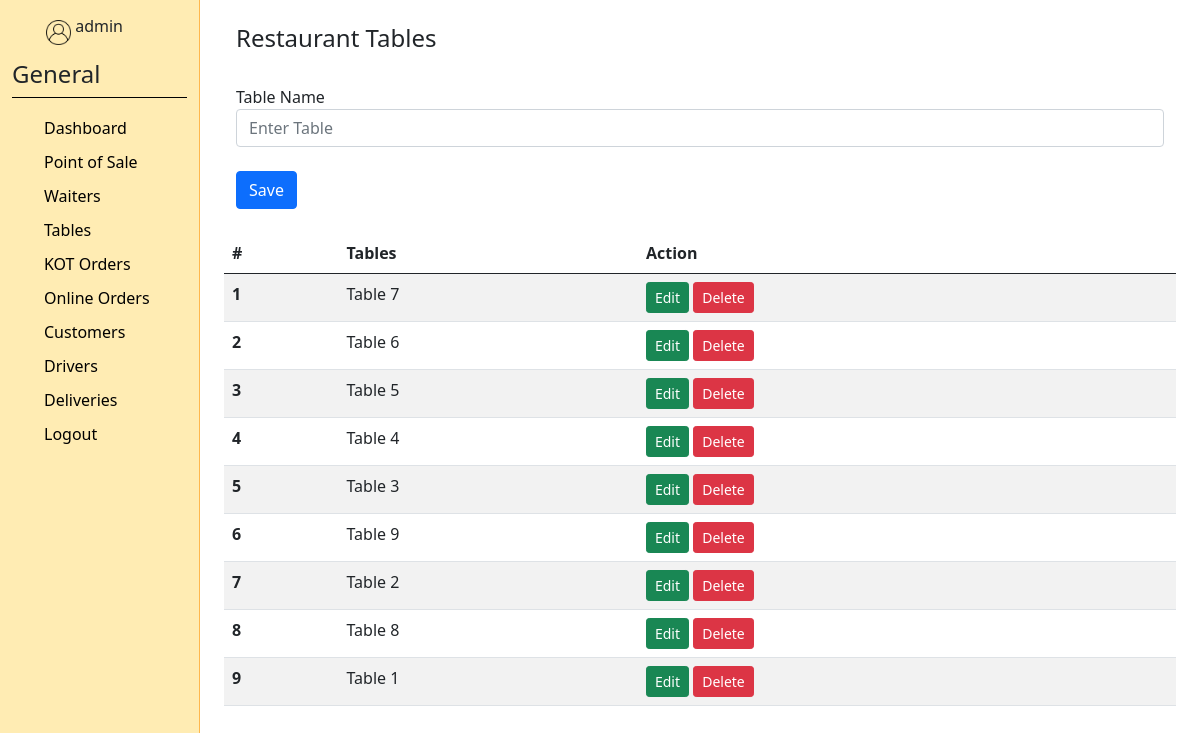
Screenshot of /kot/kot_tables.php (signed in) with the database file from the repository.
### tables this page shows
CREATE TABLE `kot_tables` (
  `table_id` varchar(10) NOT NULL,
  `table_name` varchar(30) NOT NULL
);

### kot/kot_tables.php (the view, shortened to what this page needs)
<?php
require_once "../assets/config.php";
$tablename = '';
$update = false;
$statement = $db->prepare("SELECT * FROM kot_tables");
$statement->execute();
$kottables = $statement->fetchAll(PDO::FETCH_ASSOC);
?>
<?php include_once "../assets/base.php"; ?>
<body>
<div class="container-fluid">
    <div class="row">
        <div class="col-2 sidebar-menu">
            <?php include_once "kotsidebar.php"; ?>
        </div>
        <div class="col-10 menu-preview">
            <div class="container">
                <br>
                <h4>Restaurant Tables</h4><br>
                <div class="row justify-content-center">
                    <form method="POST" action="">
                        <div class="form-group">
                            <label>Table Name</label>
                            <input type="text" name="tablename" class="form-control" placeholder="Enter Table" value="<?php echo $tablename; ?>"/>
                        </div><br>
                        <div class="form-group">
                            <?php
                                if($update==true):
                            ?>
                                <button class="btn btn-info" type="submit" name="update">Update</button>
                            <?php else: ?>
                                <button class="btn btn-primary" type="submit" name="save">Save</button>
                            <?php endif; ?>
                        </div>
                    </form>
                </div><br>
                <div class="row justify-content-center">
                    <table class="table table-striped">
                        <thead>
                        <tr>
                            <th>#</th>
                            <th>Tables</th>
                            <th>Action</th>
                        </tr>
                        </thead>
                        <?php foreach ($kottables as $i=> $kottables): ?>
                            <tr>
                                <th scope="row"><?php echo $i + 1?></th>
                                <td><?php echo $kottables['table_name'] ?></td>
                                <td>
                                    <a href="kot_tables.php?edit=<?php echo $kottables['table_id']; ?>" class="btn btn-success btn-sm">Edit</a>
                                    <a href="kot_tables.php?delete=<?php echo $kottables['table_id']; ?>" class="btn btn-danger btn-sm">Delete</a>
                                </td>
                            </tr>
                        <?php endforeach; ?>
                    </table>
                </div>
            </div>
        </div>
    </div>
</div>
</body>
</html>

### css/style.css (style rules this page uses)
a { text-decoration: none; }
body { scroll-behavior: smooth; }
.sidebar-menu { border-right: 1px solid #ffb74d; background-color: #ffecb3; height: 100vh; }
.menu-preview { height: 100vh; position: relative; overflow: auto; }

### rows the page displays
kot_tables: table_name "Table 7"
kot_tables: table_name "Table 6"
kot_tables: table_name "Table 5"
kot_tables: table_name "Table 4"
kot_tables: table_name "Table 3"
kot_tables: table_name "Table 9"
kot_tables: table_name "Table 2"
kot_tables: table_name "Table 8"
kot_tables: table_name "Table 1"

### other values shown
$_SESSION['user'] "admin"
